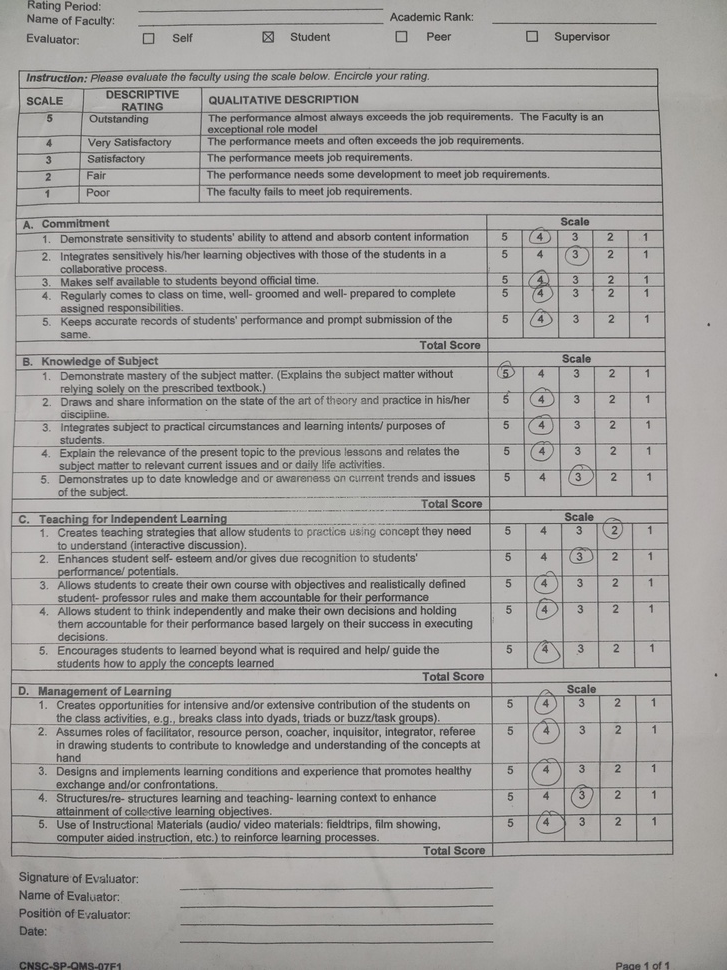
#> input picture scan2.jpg, 727 x 970 px, shrunk from 3024 x 4032 before the run
$ python -i horizontal.py   (imports and definitions only)
#> lines starting #> are read from the running program, lines starting #| are printed output that depends on the picture; after the words box and inside, x2 and y2 are one past the last pixel; in counts of white or black regions, pixels touching at a corner belong together
#> further down, picture is the input picture: shape (970, 727, 3); mean B, G, R 161.1, 163.2, 165.1
import cv2
import numpy as np

def detect_horizontal_lines(section_img, section_name="Section"):
    """
    Detect horizontal lines in the given section image.
    Returns:
      - output: the section image with drawn horizontal lines,
      - y_coords_filtered: a list of the filtered y-coordinates for the detected lines.
    """
#> called with section_name = 'Section'
    # Convert image to grayscale
    gray = cv2.cvtColor(section_img, cv2.COLOR_BGR2GRAY)

    # Optional: smooth the image
    gray = cv2.GaussianBlur(gray, (3, 3), 0)

    # Invert so lines become white
    gray = cv2.bitwise_not(gray)
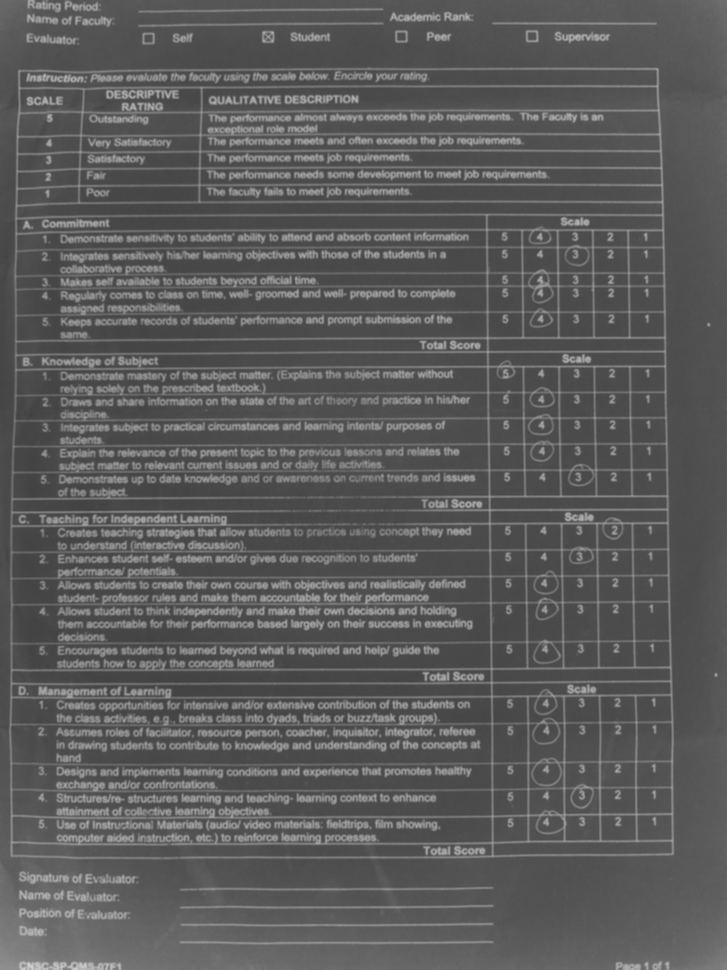
#> gray: shape (970, 727); min 65, max 213, mean 91.4

    # Binarize the image
    _, binary = cv2.threshold(gray, 0, 255, cv2.THRESH_BINARY | cv2.THRESH_OTSU)
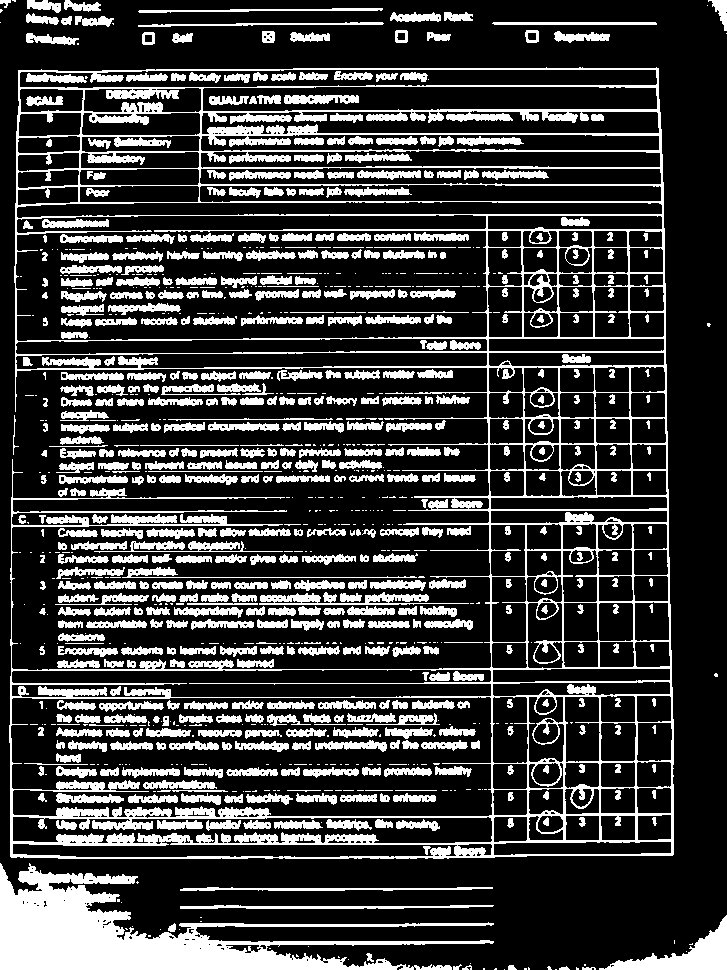
#> binary: shape (970, 727); 23.8% white; 980 white regions (421 under 20 px), largest, box (x1, y1, x2, y2) and area: (9, 67, 674, 859) 58183, (0, 863, 494, 970) 18754, (599, 915, 727, 970) 2339

    # Morphology to isolate horizontal lines:
    # Use a wide kernel to connect across bubbles
    kernel = cv2.getStructuringElement(cv2.MORPH_RECT, (40, 1))
    horizontal_lines = cv2.morphologyEx(binary, cv2.MORPH_OPEN, kernel)
#> horizontal_lines: shape (970, 727); 8.8% white; 202 white regions, largest, box (x1, y1, x2, y2) and area: (0, 892, 495, 970) 14650, (600, 936, 727, 970) 2015, (11, 813, 675, 819) 1468
    horizontal_lines = cv2.morphologyEx(horizontal_lines, cv2.MORPH_CLOSE, kernel)
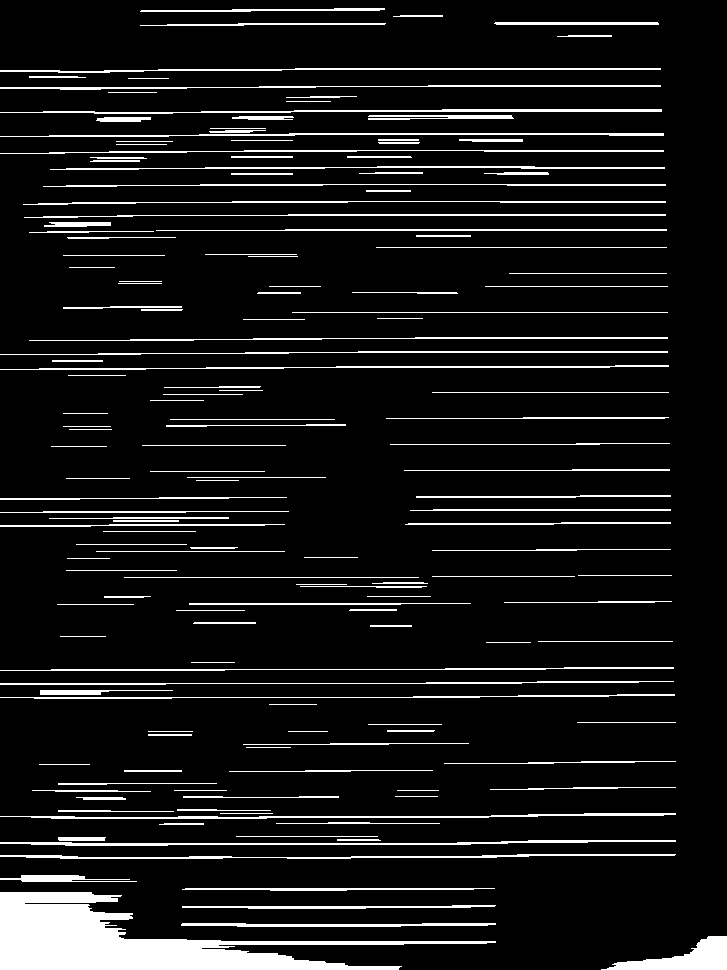
#> horizontal_lines: shape (970, 727); 9% white; 161 white regions, largest, box (x1, y1, x2, y2) and area: (0, 892, 496, 970) 14919, (601, 936, 727, 970) 1981, (0, 840, 676, 846) 1577

    # Additional bridging to further connect broken parts
    bridge_kernel = cv2.getStructuringElement(cv2.MORPH_RECT, (10, 1))
    horizontal_lines = cv2.dilate(horizontal_lines, bridge_kernel, iterations=1)
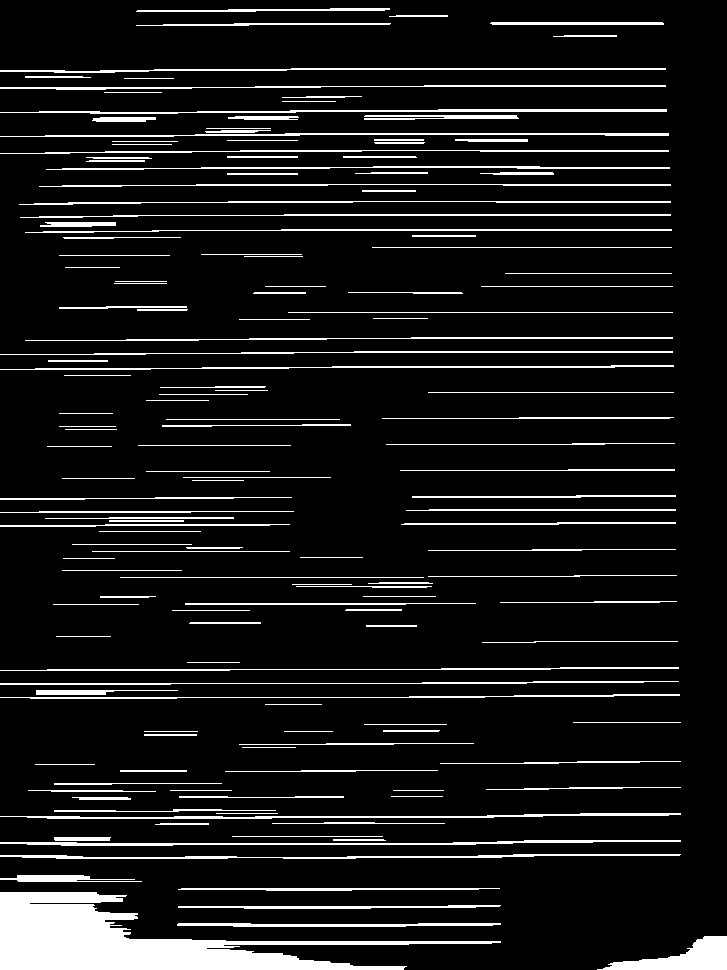
#> horizontal_lines: shape (970, 727); 9.5% white; 157 white regions, largest, box (x1, y1, x2, y2) and area: (0, 892, 501, 970) 15309, (597, 936, 727, 970) 2117, (0, 840, 681, 846) 1632

    # Hough Transform to detect horizontal line segments
    lines = cv2.HoughLinesP(horizontal_lines, 1.5, np.pi / 180,
                            threshold=30, minLineLength=8, maxLineGap=1000)
#> lines = 358 rows, first 6: [113, 215, 670, 215], [0, 925, 492, 925], [0, 944, 726, 944], [0, 968, 726, 968], [27, 817, 493, 817], [195, 134, 668, 134]

    # Create a copy to draw lines on
    output = section_img.copy()
    y_coords_raw = []

    # Loop over detected lines and keep those that are near-horizontal
    if lines is not None:
        for x1, y1, x2, y2 in lines[:, 0]:
            length = np.sqrt((x2 - x1)**2 + (y2 - y1)**2)
            angle = abs(np.degrees(np.arctan2(y2 - y1, x2 - x1)))
            if angle < 5:  # near horizontal
                # Draw the detected line
                cv2.line(output, (x1, y1), (x2, y2), (0, 255, 0), 2)
                # Get the average y coordinate of the line
                y_avg = (y1 + y2) // 2
                y_coords_raw.append(y_avg)
#> this loop made 358 passes
#> (x1, y1, x2, y2, length, angle, y_avg) on passes 1 to 12: (113, 215, 670, 215, 557, 0, 215), (0, 925, 492, 925, 492, 0, 925), (0, 944, 726, 944, 726, 0, 944), (0, 968, 726, 968, 726, 0, 968), (27, 817, 493, 817, 466, 0, 817), (195, 134, 668, 134, 473, 0, 134), (196, 184, 670, 184, 474, 0, 184), (0, 940, 726, 940, 726, 0, 940), (422, 682, 643, 682, 221, 0, 682), (281, 229, 671, 229, 390, 0, 229), (0, 964, 726, 964, 726, 0, 964), (0, 697, 484, 697, 484, 0, 697)
#> (length, angle, y_avg) on passes 61 to 66: (181, 0, 815), (137, 0, 914), (352, 0, 604), (165, 0, 695), (295, 0, 112), (623, 0, 135)
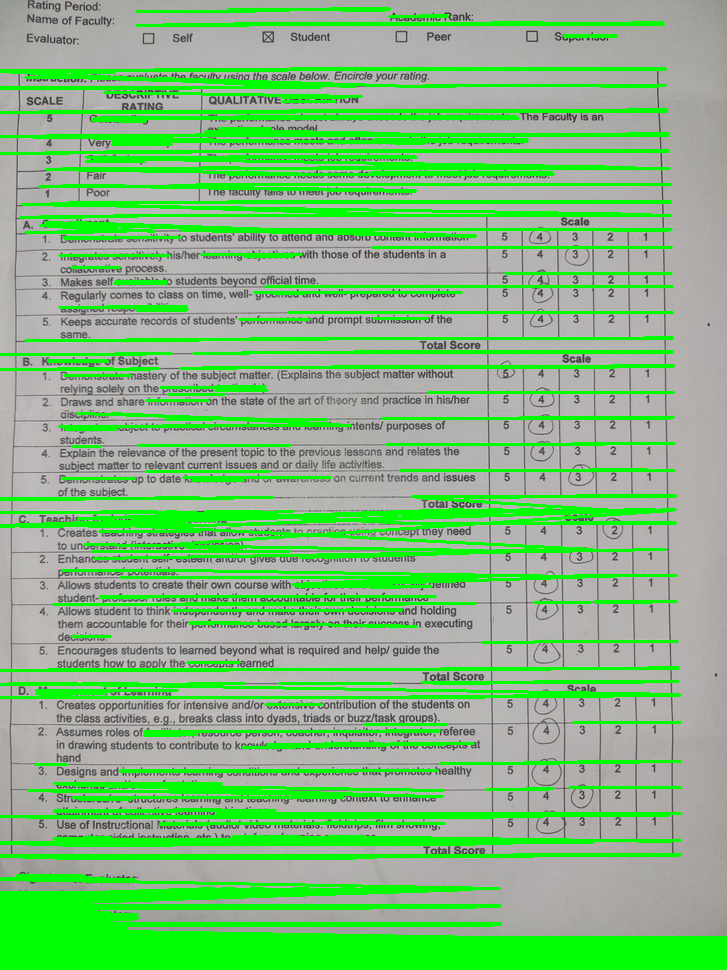
#> output: shape (970, 727, 3); mean B, G, R 126.4, 188.5, 129.6
#> after the loop, y_coords_raw = 358 values, max 969 at index 27, min 8 at index 284, mean 526.9

    # Filter duplicate/close y-coordinates
    y_coords_raw.sort()
    y_coords_filtered = []
    duplicate_threshold = 10  # pixels

    for y in y_coords_raw:
        if not y_coords_filtered or abs(y - y_coords_filtered[-1]) > duplicate_threshold:
            y_coords_filtered.append(y)
#> this loop made 358 passes
#> y on passes 1 to 3: 8, 9, 10
#> after the loop, y_coords_filtered = 66 values from 8 to 961

    # Optionally, draw the filtered horizontal lines (full width) and print their y positions
    for y in y_coords_filtered:
        cv2.line(output, (0, y), (output.shape[1], y), (0, 255, 0), 2)
        print(f"{section_name} - Horizontal line at y = {y}")
#> this loop made 66 passes
#> y on passes 1 to 12: 8, 22, 35, 68, 81, 94, 109, 120, 131, 144, 156, 167
#| Section - Horizontal line at y = 8
#| Section - Horizontal line at y = 22
#| Section - Horizontal line at y = 35
#| Section - Horizontal line at y = 68
#| Section - Horizontal line at y = 81
#| Section - Horizontal line at y = 94
#| Section - Horizontal line at y = 109
#| Section - Horizontal line at y = 120
#> (further printed lines are left out)
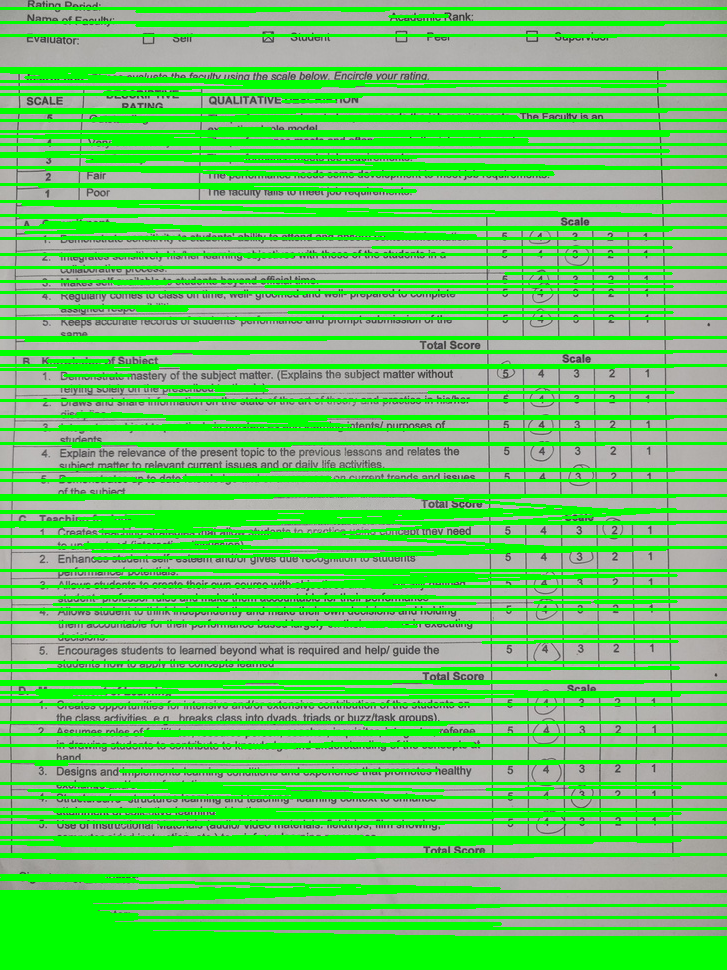
#> output: shape (970, 727, 3); 13.21% of pixels changed, all inside (x1, y1, x2, y2) = (0, 7, 727, 930)

    return output, y_coords_filtered

# Example usage:

>>> import cv2
>>> picture = cv2.imread('scan2.jpg')
>>> result = detect_horizontal_lines(picture)
